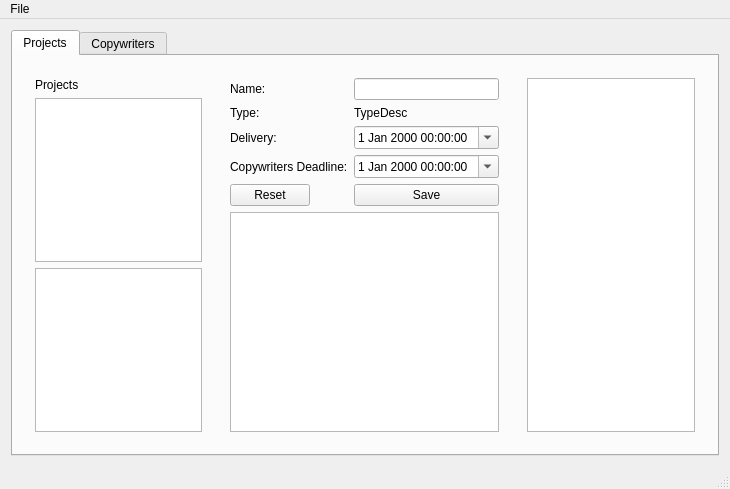
<?xml version="1.0" encoding="UTF-8"?>
<ui version="4.0">
 <class>MainWindow</class>
 <widget class="QMainWindow" name="MainWindow">
  <property name="geometry">
   <rect>
    <x>0</x>
    <y>0</y>
    <width>730</width>
    <height>489</height>
   </rect>
  </property>
  <property name="windowTitle">
   <string>KotkaSource</string>
  </property>
  <widget class="QWidget" name="centralWidget">
   <property name="enabled">
    <bool>true</bool>
   </property>
   <layout class="QHBoxLayout" name="horizontalLayout">
    <item>
     <widget class="QTabWidget" name="tabWidget">
      <property name="focusPolicy">
       <enum>Qt::TabFocus</enum>
      </property>
      <property name="currentIndex">
       <number>0</number>
      </property>
      <property name="iconSize">
       <size>
        <width>32</width>
        <height>32</height>
       </size>
      </property>
      <widget class="QWidget" name="tabProjectsMngr">
       <attribute name="title">
        <string>Projects</string>
       </attribute>
       <layout class="QHBoxLayout" name="horizontalLayout_2">
        <item>
         <widget class="QWidget" name="widgetProject" native="true">
          <layout class="QVBoxLayout" name="verticalLayout_2">
           <item>
            <widget class="QLabel" name="labelProjectsList">
             <property name="text">
              <string>Projects</string>
             </property>
            </widget>
           </item>
           <item>
            <widget class="QTreeView" name="treeView">
             <property name="editTriggers">
              <set>QAbstractItemView::NoEditTriggers</set>
             </property>
            </widget>
           </item>
           <item>
            <widget class="QListView" name="listView"/>
           </item>
          </layout>
         </widget>
        </item>
        <item>
         <widget class="QWidget" name="widgetView" native="true">
          <layout class="QGridLayout" name="gridLayout">
           <item row="5" column="0">
            <layout class="QFormLayout" name="formLayout">
             <property name="fieldGrowthPolicy">
              <enum>QFormLayout::AllNonFixedFieldsGrow</enum>
             </property>
             <item row="0" column="0">
              <widget class="QLabel" name="nameLabel">
               <property name="text">
                <string>Name:</string>
               </property>
              </widget>
             </item>
             <item row="0" column="1">
              <widget class="QLineEdit" name="nameLineEdit"/>
             </item>
             <item row="1" column="0">
              <widget class="QLabel" name="typeLabel">
               <property name="text">
                <string>Type:</string>
               </property>
              </widget>
             </item>
             <item row="1" column="1">
              <widget class="QLabel" name="typeDescLabel">
               <property name="text">
                <string>TypeDesc</string>
               </property>
              </widget>
             </item>
             <item row="2" column="0">
              <widget class="QLabel" name="deliveryDateLabel">
               <property name="text">
                <string>Delivery:</string>
               </property>
              </widget>
             </item>
             <item row="2" column="1">
              <widget class="QDateTimeEdit" name="deliveryDateTimeEdit">
               <property name="enabled">
                <bool>true</bool>
               </property>
               <property name="calendarPopup">
                <bool>true</bool>
               </property>
              </widget>
             </item>
             <item row="3" column="0">
              <widget class="QLabel" name="CopyDeadlineLabel">
               <property name="text">
                <string>Copywriters Deadline:</string>
               </property>
              </widget>
             </item>
             <item row="3" column="1">
              <widget class="QDateTimeEdit" name="copyDeadlineDateTimeEdit">
               <property name="calendarPopup">
                <bool>true</bool>
               </property>
              </widget>
             </item>
             <item row="4" column="0">
              <widget class="QPushButton" name="resetButton">
               <property name="text">
                <string>Reset</string>
               </property>
              </widget>
             </item>
             <item row="4" column="1">
              <widget class="QPushButton" name="saveButton">
               <property name="text">
                <string>Save</string>
               </property>
              </widget>
             </item>
            </layout>
           </item>
           <item row="6" column="0">
            <widget class="QTextBrowser" name="textBrowser"/>
           </item>
          </layout>
         </widget>
        </item>
        <item>
         <widget class="QWidget" name="widget_2" native="true">
          <layout class="QVBoxLayout" name="verticalLayout">
           <item>
            <widget class="QTableView" name="tableView"/>
           </item>
          </layout>
         </widget>
        </item>
       </layout>
      </widget>
      <widget class="QWidget" name="tabCopywritersMngr">
       <attribute name="title">
        <string>Copywriters</string>
       </attribute>
      </widget>
     </widget>
    </item>
   </layout>
  </widget>
  <widget class="QMenuBar" name="menuBar">
   <property name="geometry">
    <rect>
     <x>0</x>
     <y>0</y>
     <width>730</width>
     <height>20</height>
    </rect>
   </property>
   <widget class="QMenu" name="menuFile">
    <property name="title">
     <string>File</string>
    </property>
   </widget>
   <addaction name="menuFile"/>
  </widget>
  <widget class="QStatusBar" name="statusBar"/>
 </widget>
 <layoutdefault spacing="6" margin="11"/>
 <resources/>
 <connections/>
</ui>
